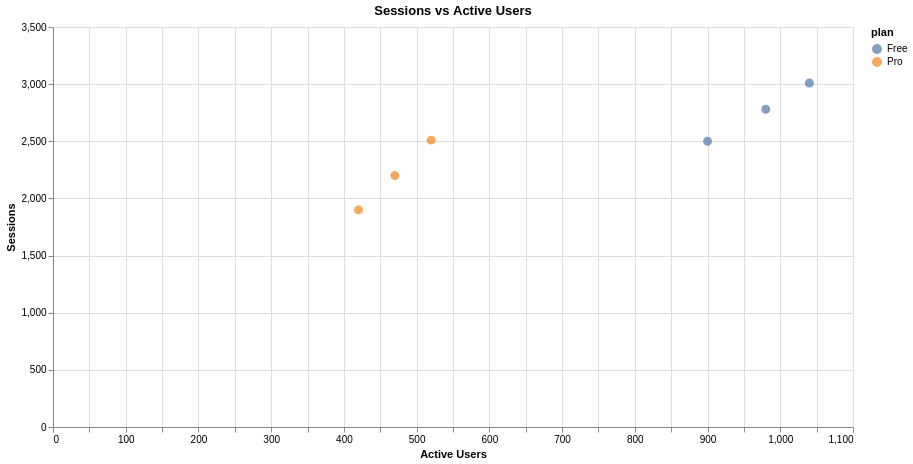

The specification (Vega-Lite) saved for this image:
### Vega-Lite specification from a JSON file in a GitHub repository (floating-point values rounded to 4 significant figures)
{"config": {"view": {"continuousWidth": 300, "continuousHeight": 300, "stroke": "#d9e2ec"}}, "data": {"name": "data-5016a06d3000d83fdae05c695d3b02e5"}, "mark": {"type": "circle", "size": 80}, "encoding": {"color": {"field": "plan", "type": "nominal"}, "tooltip": [{"field": "active_users", "type": "quantitative"}, {"field": "sessions", "type": "quantitative"}, {"field": "plan", "type": "nominal"}], "x": {"axis": {"labelAngle": 0}, "field": "active_users", "title": "Active Users", "type": "quantitative"}, "y": {"field": "sessions", "title": "Sessions", "type": "quantitative"}}, "height": 400, "params": [{"name": "param_1e9efca18e7a2868", "select": {"type": "interval", "encodings": ["x", "y"]}, "bind": "scales"}], "title": "Sessions vs Active Users", "width": 800, "$schema": "https://vega.github.io/schema/vega-lite/v6.4.1.json", "datasets": {"data-5016a06d3000d83fdae05c695d3b02e5": [{"active_users": 420.0, "sessions": 1900.0, "plan": "Pro"}, {"active_users": 520.0, "sessions": 2510.0, "plan": "Pro"}, {"active_users": 980.0, "sessions": 2780.0, "plan": "Free"}, {"active_users": 900.0, "sessions": 2500.0, "plan": "Free"}, {"active_users": 1040.0, "sessions": 3010.0, "plan": "Free"}, {"active_users": 470.0, "sessions": 2200.0, "plan": "Pro"}]}}
